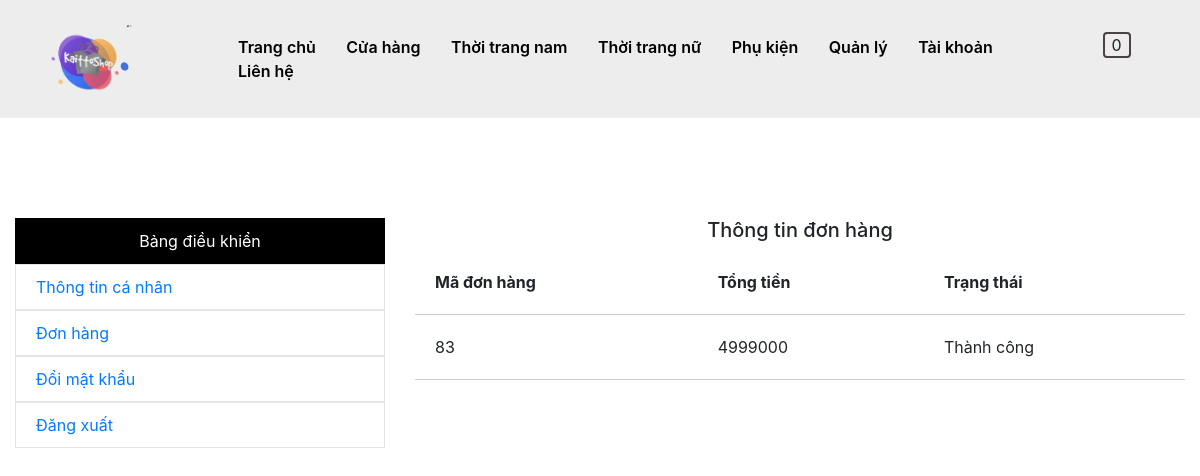
Page /?controller=tai-khoan&action=don-hang (signed in) on the committed database.
### tables this page shows
CREATE TABLE `transaction` (
  `id` int(11) NOT NULL,
  `status` int(11) NOT NULL,
  `user_id` int(11) DEFAULT NULL,
  `user_name` varchar(200) DEFAULT NULL,
  `user_email` varchar(200) DEFAULT NULL,
  `user_phone` varchar(13) DEFAULT NULL,
  `address` varchar(200) DEFAULT NULL,
  `amount` int(11) DEFAULT NULL,
  `message` text DEFAULT NULL,
  `created` timestamp NOT NULL DEFAULT current_timestamp() ON UPDATE current_timestamp()
);

### index.php (called while the page is built)
<?php include('controller/route.php') ?>

### models/db.php (called while the page is built, shortened)
<?php
	 class db{
		private $host ='localhost';
		private $user ='root';
		private $pass = '';
		private $database = "kaittoshop";
		public function connect(){
			$this->conn = new mysqli($this->host,$this->user,$this->pass,$this->database);
			if(!$this->conn){
				die;
			}else{
				mysqli_set_charset($this->conn,'utf8');
				return $this->conn;
			}
		}
	}
?>

### models/userModel.php (called while the page is built, shortened)
<?php
	include "db.php";
	class userModel extends db
	{
			public function select_don_hang($user){
				$sql = "SELECT transaction.* FROM transaction LEFT JOIN user ON transaction.user_id = user.id WHERE user.username = '$user'";
				$data=$this->connect()->query($sql);
				 return $data;
			}
	}
 ?>

### views/user/setting/product.php (the view)
<h5 class="text-center">Thông tin đơn hàng</h5>
<div class="row don-hang">
	<div class="col-md-12">
		<table style="width: 100%;">
			<tr>
				<th>Mã đơn hàng</th>
				<th>Tổng tiền</th>
				<th>Trạng thái</th>
			</tr>
			<?php foreach ($data as $key => $value): ?>
				<tr>
				<td><?=$value['id']?></td>
				<td><?=$value['amount']?></td>
				<td><?php if($value['status']==0){echo "Đang chờ lấy hàng";}else if($value['status']==1){echo "Đang giao hàng";}else echo "Thành công"; ?></td>
			</tr>
			<?php endforeach ?>
		</table>
	</div>
</div>

### public/css/style.css (style rules this page uses)
* { margin: 0; padding: 0; list-style-type: none; text-decoration: none; }

### public/css/taikhoan.css (style rules this page uses)
.don-hang table { width: 100%; }
.don-hang table tr { border-bottom: 1px solid #ccc; }
.don-hang table tr th,.don-hang table tr td { padding: 20px; }

### rows in the picture
transaction: id "83", amount "4999000", status "Thành công"
